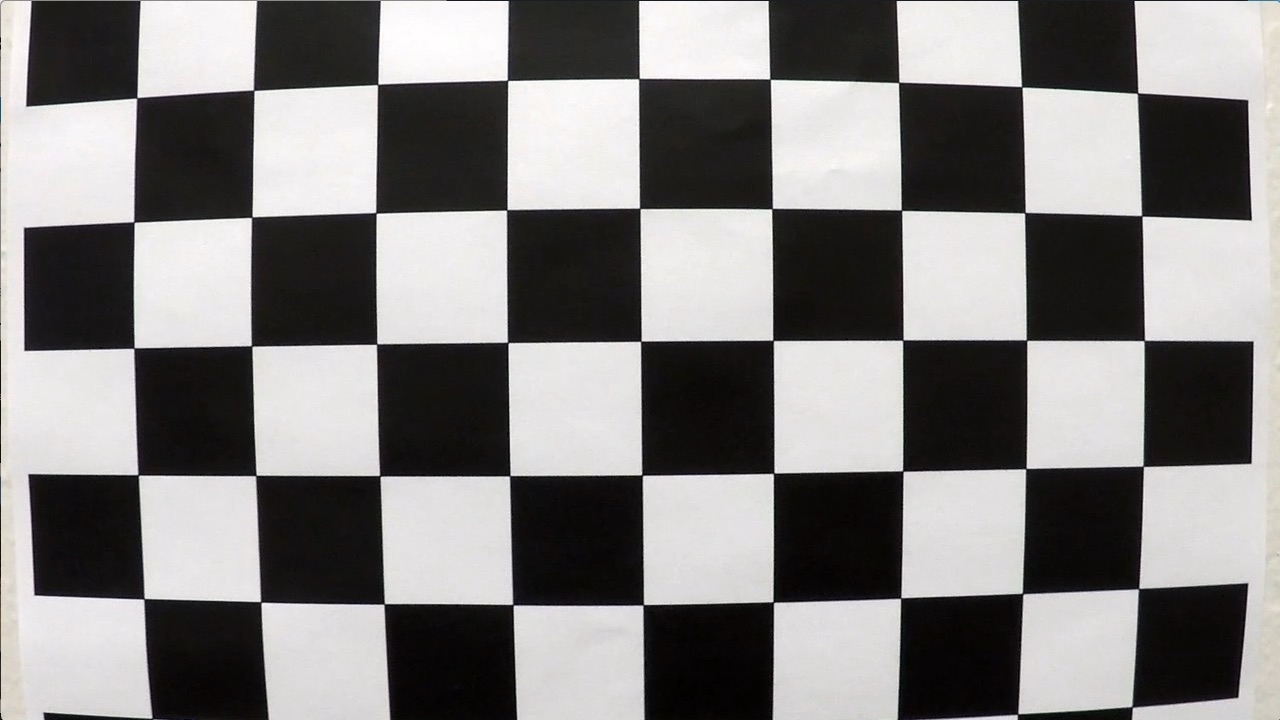
#> input picture camera_cal/calibration1.jpg, 1280 x 720 px; its folder holds only this picture in this run; the run also reads 1 picture not shown here
$ jupyter execute --allow-errors P4.ipynb   (shell and % lines are left out)   (older library calls are emulated)
#> lines starting #> are read from the running program, lines starting #| are printed output that depends on the picture; after the words box and inside, x2 and y2 are one past the last pixel; in counts of white or black regions, pixels touching at a corner belong together
## Advanced Lane Finding Project

The goals / steps of this project are the following:

* Compute the camera calibration matrix and distortion coefficients given a set of chessboard images.
* Apply a distortion correction to raw images.
* Use color transforms, gradients, etc., to create a thresholded binary image.
* Apply a perspective transform to rectify binary image ("birds-eye view").
* Detect lane pixels and fit to find the lane boundary.
* Determine the curvature of the lane and vehicle position with respect to center.
* Warp the detected lane boundaries back onto the original image.
* Output visual display of the lane boundaries and numerical estimation of lane curvature and vehicle position.

---
## First, I'll compute the camera calibration using chessboard images, and extract the object points and images points

## Compute camera calibration and distortion correction for chessboard images

[cell 1]
import numpy as np
import cv2
import glob
import matplotlib.pyplot as plt

# prepare object points, like (0,0,0), (1,0,0), (2,0,0) ....,(6,5,0)
nx=9
ny=6
objp = np.zeros((nx*ny,3), np.float32)
objp[:,:2] = np.mgrid[0:nx,0:ny].T.reshape(-1,2)

# Arrays to store object points and image points from all the images.
objpoints = [] # 3d points in real world space
imgpoints = [] # 2d points in image plane.

# Make a list of calibration images
images = glob.glob('../camera_cal/calibration*.jpg')

# Step through the list and search for chessboard corners
for fname in images:
    img = cv2.imread(fname)
#> img is the input picture: shape (720, 1280, 3); mean B, G, R 127.8, 128.4, 130.1
    gray = cv2.cvtColor(img,cv2.COLOR_BGR2GRAY)

    # Find the chessboard corners
    ret, corners = cv2.findChessboardCorners(gray, (9,6),None)
#> ret = False; corners = None


    # If found, add object points, image points
    if ret == True:
        objpoints.append(objp)
        imgpoints.append(corners)
        #ret, mtx, dist, rvecs, tvecs = cv2.calibrateCamera(objpoints, imgpoints, gray.shape[::-1], None, None)

        # Draw and display the corners
        img = cv2.drawChessboardCorners(img, (9,6), corners, ret)
        cv2.imshow('img',img)
        cv2.waitKey(500)

cv2.destroyAllWindows()

## Undistort and unwarp the images using camera calibration and perspective transform for Chessboards

[cell 2]
import numpy as np
import cv2
import glob
import matplotlib.pyplot as plt

# prepare object points, like (0,0,0), (1,0,0), (2,0,0) ....,(6,5,0)
nx=9
ny=6
objp = np.zeros((nx*ny,3), np.float32)
objp[:,:2] = np.mgrid[0:nx,0:ny].T.reshape(-1,2)

# Arrays to store object points and image points from all the images.
objpoints = [] # 3d points in real world space
imgpoints = [] # 2d points in image plane.

# Make a list of calibration images
images = glob.glob('../camera_cal/calibration*.jpg')
#> (the rest of this cell did not finish here and is left out)

[cell 3]
thresh_grad_min = 50
thresh_grad_max = 200
color_thre_min, color_thre_max=130, 255
## Define Color & gradients function
# [24 lines left out: function color_threshold, not called in this run]
#> (the rest of this cell did not finish here and is left out)

# Pipeline for Lane detection on images

### Define all functions

## Apply Camera calibration, distortion correction, color&gradients threshold and perspective transforms to the raw testing images

[cell 4]
import numpy as np
import cv2
import glob
import matplotlib.pyplot as plt
## Apply Camera calibration, distortion correction
# [32 lines left out: function camera_calibration, not called in this run]
## Apply Camera calibration, distortion correction
def undistortion(img):
# Arrays to store object points and image points from all the images.
    objpoints = np.load('objpoints.npy') # 3d points in real world space
    imgpoints = np.load('imgpoints.npy') # 2d points in image plane.
    shape=tuple(np.load('shape.npy'))
    ret, mtx, dist, rvecs, tvecs = cv2.calibrateCamera(objpoints, imgpoints,shape,None, None)
    undist=cv2.undistort(img, mtx, dist, None, mtx)
    return undist

# read an image from a folder
#img=mpimg.imread('solidYellowCurve2.jpg')
img=cv2.imread('../test_images/test5.jpg')
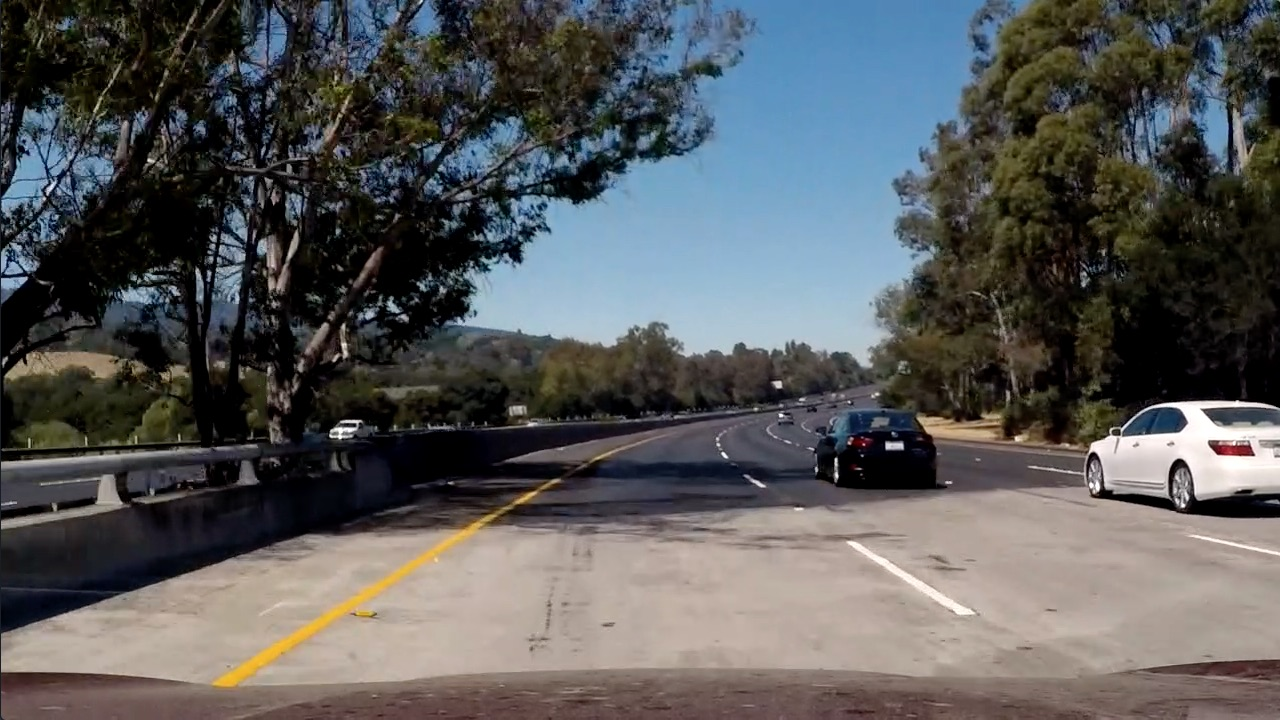
#> input picture test_images/test5.jpg, 1280 x 720 px
#> img is the input picture: shape (720, 1280, 3); mean B, G, R 89.8, 89.3, 88.5
b,g,r=cv2.split(img)
img=cv2.merge([r,g,b])
original_img=img
# print out some info about this image
#img=cv2.cvtColor(img, cv2.COLOR_BGR2RGB)
print ('This image is:', type(img),'with dimensions of',img.shape)
#| This image is: <class 'numpy.ndarray'> with dimensions of (720, 1280, 3)

# transform from color to gray scale
img_gray=cv2.cvtColor(img,cv2.COLOR_RGB2GRAY) #mpimg loads image as RGB
dst=undistortion(img)
#> (reads examples/objpoints.npy from the repository)
#> (reads examples/imgpoints.npy from the repository)
#> (reads examples/shape.npy from the repository)
f, (ax1, ax2)=plt.subplots(1,2, figsize=(24,9))
f.tight_layout()
ax1.imshow(img)
ax1.set_title('Original Image', fontsize=30)
ax2.imshow(dst)
ax2.set_title('Undistorted Image', fontsize=30)

[cell 5]
## Perspective transform
## Define the function for image unwarp
def warped_img(img):
    gray=cv2.cvtColor(img, cv2.COLOR_RGB2GRAY)
    img_size=(gray.shape[1],gray.shape[0])
    src=np.float32([[580,460],[700,460],[1040,680],[260,680]])
    #src=np.float32([[580,460],[700,460],[1200,720],[200,720]])
    dst = np.array([[200, 0], [1000, 0], [1000, img.shape[0]], [200, img.shape[0]]], np.float32)
# Given src and dst points, calculate the perspective transform matrix
    M = cv2.getPerspectiveTransform(src, dst)
    Minv = cv2.getPerspectiveTransform(dst, src)
# Warp the image using OpenCV warpPerspective()
    warped = cv2.warpPerspective(img, M, img_size)
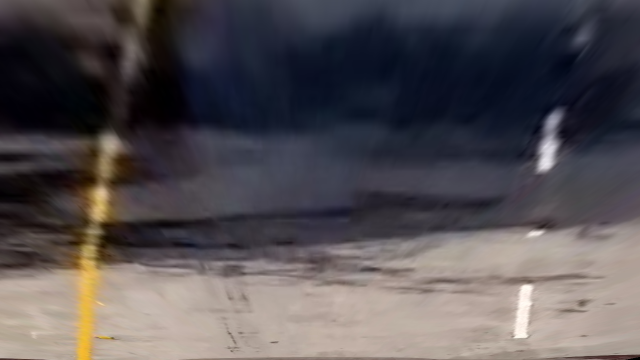
#> warped: shape (720, 1280, 3) (shown at 1/2 size); mean R, G, B 84.9, 79.7, 82.9
    return warped, M, Minv
img_warped, M, Minv=warped_img(img)
#> M = [[-0.635, -1.4, 993.1], [-1.75e-15, -2.03, 931.9], [-2.37e-18, -0.00238, 1]]; Minv = [[0.15, -0.75, 550], [0, -0.494, 460], [0, -0.00118, 1]]

f, (ax1, ax2)=plt.subplots(1,2, figsize=(24,9))
f.tight_layout()
ax1.imshow(img)
ax1.set_title('Original Image', fontsize=30)
ax2.imshow(img_warped)
ax2.set_title('Warped image', fontsize=30)

[cell 6]
thresh_grad_min = 20
thresh_grad_max = 200
## Define Color & gradients function
def color_threshold(img, thresh_grad_min, thresh_grad_max):
#> called with thresh_grad_min = 20, thresh_grad_max = 200
    hls=cv2.cvtColor(img, cv2.COLOR_RGB2HLS)
#> hls: shape (720, 1280, 3); mean of channels 0, 1, 2 80.2, 83.6, 57.6
    s_channel=hls[:,:,2]
    h_channel=hls[:,:,0]
    l_channel=hls[:,:,1]
    gray=cv2.cvtColor(img, cv2.COLOR_RGB2GRAY)
    hsv=cv2.cvtColor(img, cv2.COLOR_RGB2HLS)

    ## Sobelx
    sobelx = cv2.Sobel(s_channel, cv2.CV_64F, 1, 0) # Take the derivative in x
    abs_sobelx = np.absolute(sobelx) # Absolute x derivative to accentuate lines away from horizontal

    ## Sobely
    sobely = cv2.Sobel(s_channel, cv2.CV_64F, 0, 1) # Take the derivative in y
    abs_sobely = np.absolute(sobely) # Absolute x derivative to accentuate lines away from horizontal
    mag=np.sqrt(sobelx**2+sobely**2)
    scaled_sobel = np.uint8(255*mag/np.max(mag))
    # Threshold xy gradient
    sxybinary = np.zeros_like(scaled_sobel)
    sxybinary[(scaled_sobel >= thresh_grad_min) & (scaled_sobel <= thresh_grad_max)] = 1

    # detecting yellows using hsv color space
    yellow_low=np.array([0,100,100], np.uint8)
    yellow_high=np.array([50, 255, 255], np.uint8)
    mask_yellow=cv2.inRange(hsv, yellow_low, yellow_high)
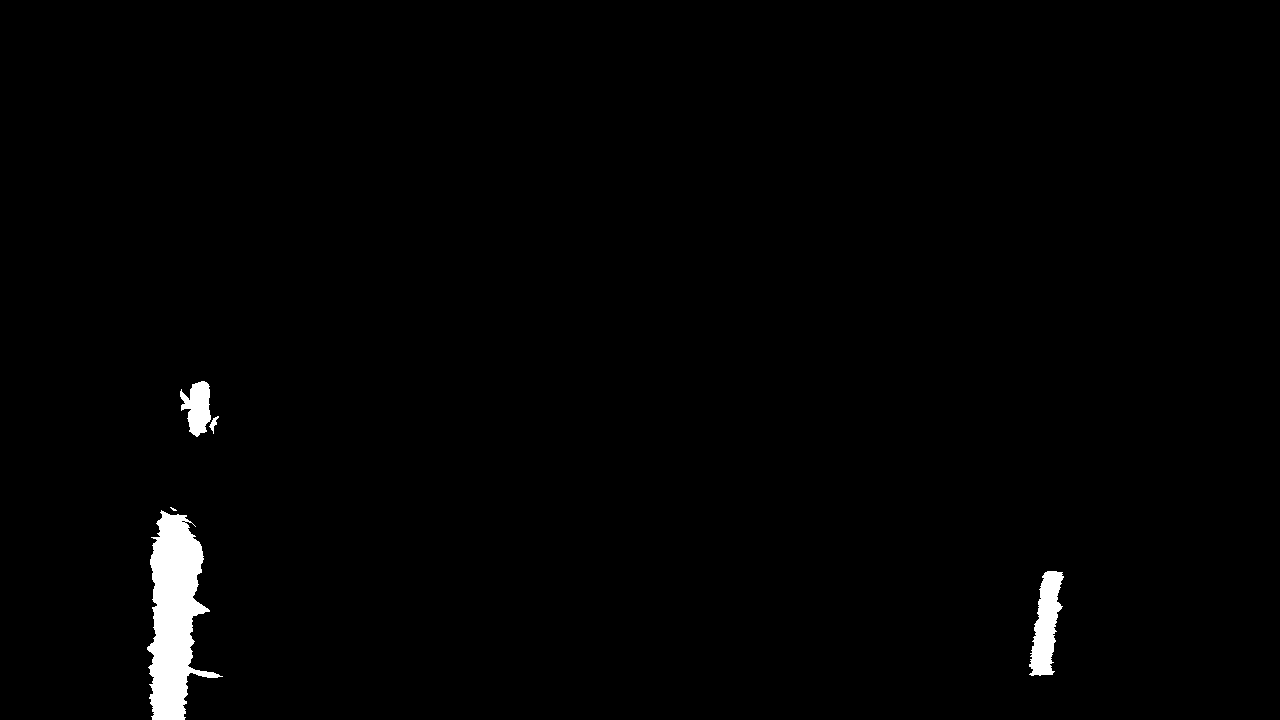
#> mask_yellow: shape (720, 1280); 1.3% white; 5 white regions (1 under 20 px), largest, box (x1, y1, x2, y2) and area: (147, 510, 223, 720) 8459, (1029, 571, 1064, 676) 2132, (180, 381, 211, 437) 1117, (209, 416, 219, 434) 67

    # detecting white using hsv color space
    white_low=np.array([20, 0, 200], np.uint8)
    white_high=np.array([255, 80, 255], np.uint8)
    mask_white=cv2.inRange(hsv, white_low, white_high)
#> mask_white: shape (720, 1280); 1.2% white; 35 white regions (24 under 20 px), largest, box (x1, y1, x2, y2) and area: (0, 180, 199, 251) 6581, (262, 154, 370, 245) 3295, (1118, 116, 1147, 145) 431
    mask=cv2.bitwise_or(mask_yellow, mask_white)
#> mask: shape (720, 1280); 2.5% white; 40 white regions (25 under 20 px), largest, box (x1, y1, x2, y2) and area: (147, 510, 223, 720) 8459, (0, 180, 199, 251) 6581, (262, 154, 370, 245) 3295

    # detecting edge using color threshold in s_channel
    #color_thre_min=145
    #color_thre_max=200
    #s_binary=np.zeros_like(s_channel)
    #s_binary[(s_channel>=color_thre_min)&(s_channel<color_thre_max)]=1
    # detecting shadowness and brightness change
    color_thre_min=145
    color_thre_max=200
    lab=cv2.cvtColor(img, cv2.COLOR_RGB2LAB)
#> lab: shape (720, 1280, 3); mean of channels 0, 1, 2 84.7, 131.4, 126.2
    b_channel=lab[:,:,2]
    b_binary=np.zeros_like(b_channel)
    b_binary[(b_channel>=color_thre_min)&(s_channel<color_thre_max)]=1


    # stack each channel to an image to see the contribution of individual channels
    #color_binary = np.dstack(( np.zeros_like(sxybinary), sxybinary, mask)) * 255
    # combine three binary thresholds
    combined_binary=np.zeros_like(sxybinary)
    combined_binary[(sxybinary==1)|(mask==1)|(b_binary==1)]=1
    return  combined_binary

out=color_threshold(img_warped, thresh_grad_min, thresh_grad_max)
#> out: shape (720, 1280); values 0 (black) and 1 (white), 4.5% white; 232 white regions (184 under 20 px), largest, box (x1, y1, x2, y2) and area: (126, 297, 264, 720) 25166, (0, 161, 217, 269) 6346, (257, 134, 374, 251) 2884

f, (ax1, ax2)=plt.subplots(1,2, figsize=(24,9))
f.tight_layout()
ax1.imshow(img_warped)
ax1.set_title('warped Image', fontsize=30)
ax2.imshow(out, cmap='gray')
ax2.set_title('gradient threshold', fontsize=30)

[cell 7]
## Define the function of detecting lane lines

def find_lines(binary):
    # calculate the current base leftx and rightx pixels location
    image_height=binary.shape[0]
    image_width=binary.shape[1]
    histogram=np.sum(binary[binary.shape[0]//2:,:], axis=0)
    midpoint=np.int(binary.shape[1]//2)
    leftx_base=np.argmax(histogram[:midpoint])           # define the base left lanes location
    rightx_base=np.argmax(histogram[midpoint:])+midpoint  # define the base right lanes location
    leftx_current=leftx_base
    rightx_current=rightx_base
    out_img=np.dstack((binary, binary, binary))
    # nonzero x & y locations
    nonzerox=np.array(binary.nonzero()[1])
    nonzeroy=np.array(binary.nonzero()[0])
    # left and right lane lines indices
    leftx_ind, rightx_ind=[],[]
    # Hyper parameters for windows
    nwindow=9
    margin=100
    minpxl=50

    for window in range(nwindow):
        # define the parameters of windwos on image
        win_height=np.int(image_height//nwindow)
        win_y_low=image_height-(window+1)*win_height
        win_y_high=image_height-window*win_height
        win_left_low=leftx_current-margin
        win_left_high=leftx_current+margin
        win_right_low=rightx_current-margin
        win_right_high=rightx_current+margin

        # identify the nonzero pixels within the window
        detected_leftx_ind=((nonzeroy >= win_y_low) & (nonzeroy < win_y_high) &
        (nonzerox >= win_left_low) &  (nonzerox < win_left_high)).nonzero()[0]

        detected_rightx_ind=((nonzeroy >= win_y_low) & (nonzeroy < win_y_high) &
        (nonzerox >= win_right_low) &  (nonzerox < win_right_high)).nonzero()[0]

        if len(detected_leftx_ind)>minpxl:
            leftx_current=np.int(np.mean(nonzerox[detected_leftx_ind]))
        if len(detected_rightx_ind)>minpxl:
            rightx_current=np.int(np.mean(nonzerox[detected_rightx_ind]))
        leftx_ind.append(detected_leftx_ind)
        rightx_ind.append(detected_rightx_ind)
    try:
        leftx_ind=np.concatenate(leftx_ind)
        rightx_ind=np.concatenate(rightx_ind)
    except ValueErrors:

        pass

    leftx=nonzerox[leftx_ind]
    rightx=nonzerox[rightx_ind]
    lefty=nonzeroy[leftx_ind]
    righty=nonzeroy[rightx_ind]
    # Fit a second order polynomial to each using `np.polyfit`
    left_fit = np.polyfit(lefty, leftx, 2)
    right_fit = np.polyfit(righty, rightx, 2)
    # Generate x and y values for plotting
    ploty = np.linspace(0, binary.shape[0]-1, binary.shape[0] )
    try:
        left_fitx = left_fit[0]*ploty**2 + left_fit[1]*ploty + left_fit[2]
        right_fitx = right_fit[0]*ploty**2 + right_fit[1]*ploty + right_fit[2]
    except TypeError:
        # Avoids an error if `left` and `right_fit` are still none or incorrect
        print('The function failed to fit a line!')
        left_fitx = 1*ploty**2 + 1*ploty
        right_fitx = 1*ploty**2 + 1*ploty

    return left_fitx, right_fitx, ploty

def region_of_interest(img, vertices):
    """
    Applies an image mask.

    Only keeps the region of the image defined by the polygon
    formed from `vertices`. The rest of the image is set to black.
    """
    #defining a blank mask to start with
    mask = np.zeros_like(img)

    #defining a 3 channel or 1 channel color to fill the mask with depending on the input image
    if len(img.shape) > 2:
        channel_count = img.shape[2]  # i.e. 3 or 4 depending on your image
        ignore_mask_color = (255,) * channel_count
    else:
        ignore_mask_color = 255

    #filling pixels inside the polygon defined by "vertices" with the fill color
    cv2.fillPoly(mask, vertices, ignore_mask_color)

    #returning the image only where mask pixels are nonzero
    masked_image = cv2.bitwise_and(img, mask)
    return masked_image

# define polynomial function of lane lines

def polynomial_fit(binary, Minv, left_fitx, right_fitx, ploty):

    # Create an image to draw the lines on
    warp_zero = np.zeros_like(binary).astype(np.uint8)
    color_warp = np.dstack((warp_zero, warp_zero, warp_zero))

    # Recast the x and y points into usable format for cv2.fillPoly()
    pts_left = np.array([np.transpose(np.vstack([left_fitx, ploty]))])
    pts_right = np.array([np.flipud(np.transpose(np.vstack([right_fitx, ploty])))])
    pts = np.hstack((pts_left, pts_right))

    # Draw the lane onto the warped blank image
    cv2.fillPoly(color_warp, np.int_([pts]), (0,255, 0))
    # Warp the blank back to original image space using inverse perspective matrix (Minv)
    newwarp = cv2.warpPerspective(color_warp, Minv, (binary.shape[1], binary.shape[0]))


    ## Visualization ##
    # Colors in the left and right lane regions
    #out_img[lefty, leftx] = [255, 0, 0]
    #out_img[righty, rightx] = [0, 0, 255]

    # Plots the left and right polynomials on the lane lines
    #plt.plot(left_fitx, ploty, color='yellow')
    #plt.plot(right_fitx, ploty, color='yellow')
    return newwarp

def curvature_cal(binary):
    # Find our lane pixels first
    leftx, rightx, ploty = find_lines(binary)
    # covert x, y from pixels to meters
    ym_per_pix = 30/720 # meters per pixel in y dimension
    xm_per_pix = 3.7/700 # meters per pixel in x dimension

    image_height=binary.shape[0]
    image_width=binary.shape[1]
    histogram=np.sum(binary[binary.shape[0]//2:,:], axis=0)
    midpoint=np.int(binary.shape[1]//2)
    leftx_base=np.argmax(histogram[:midpoint])           # define the base left lanes location
    rightx_base=np.argmax(histogram[midpoint:])+midpoint  # define the base right lanes location
    lane_center=np.int((leftx_base+rightx_base)//2)
    img_center=np.int(image_width//2)
    Veh_pos=np.float32((img_center-lane_center)*xm_per_pix)  # calculate the vehicel position, left '-', right off center '+'

    # Fit a second order polynomial to each using `np.polyfit`
    left_fit_cr = np.polyfit(ploty*ym_per_pix, leftx*xm_per_pix, 2)
    right_fit_cr = np.polyfit(ploty*ym_per_pix, rightx*xm_per_pix, 2)

    # Generate x and y values for plotting
    y_eval=np.max(ploty)
    left_curverad = ((1 + (2*left_fit_cr[0]*y_eval*ym_per_pix + left_fit_cr[1])**2)**1.5) / np.absolute(2*left_fit_cr[0])
    right_curverad = ((1 + (2*right_fit_cr[0]*y_eval*ym_per_pix + right_fit_cr[1])**2)**1.5) / np.absolute(2*right_fit_cr[0])
    lane_curverad=(left_curverad+right_curverad)/2

    return lane_curverad, Veh_pos

warped_binary=color_threshold(img_warped, thresh_grad_min, thresh_grad_max)

f, (ax1, ax2)=plt.subplots(1,2, figsize=(24,9))
f.tight_layout()
ax1.imshow(img_warped)
ax1.set_title('Warped Image', fontsize=30)
ax2.imshow(warped_binary, cmap='gray')
ax2.set_title('warped binary', fontsize=30)

[cell 8]
def process_image(img):
    # [5 lines of commented-out code are left out]
    img_gray=cv2.cvtColor(img,cv2.COLOR_RGB2GRAY) #mpimg loads image as RGB
    # Apply Gaussian smoothing
    #kernel_size=5
    #blur_gray=cv2.GaussianBlur(img_gray,(kernel_size,kernel_size),0,0)
    # Undistort the image

    undistort_img=undistortion(img)
    #color & gradients threshold
    img_warped, perspective_M, Minv=warped_img(undistort_img)
#> in warped_img (call 2), `gray=cv2.cvtColor(img, cv2.COLOR_RGB2GRAY)`:
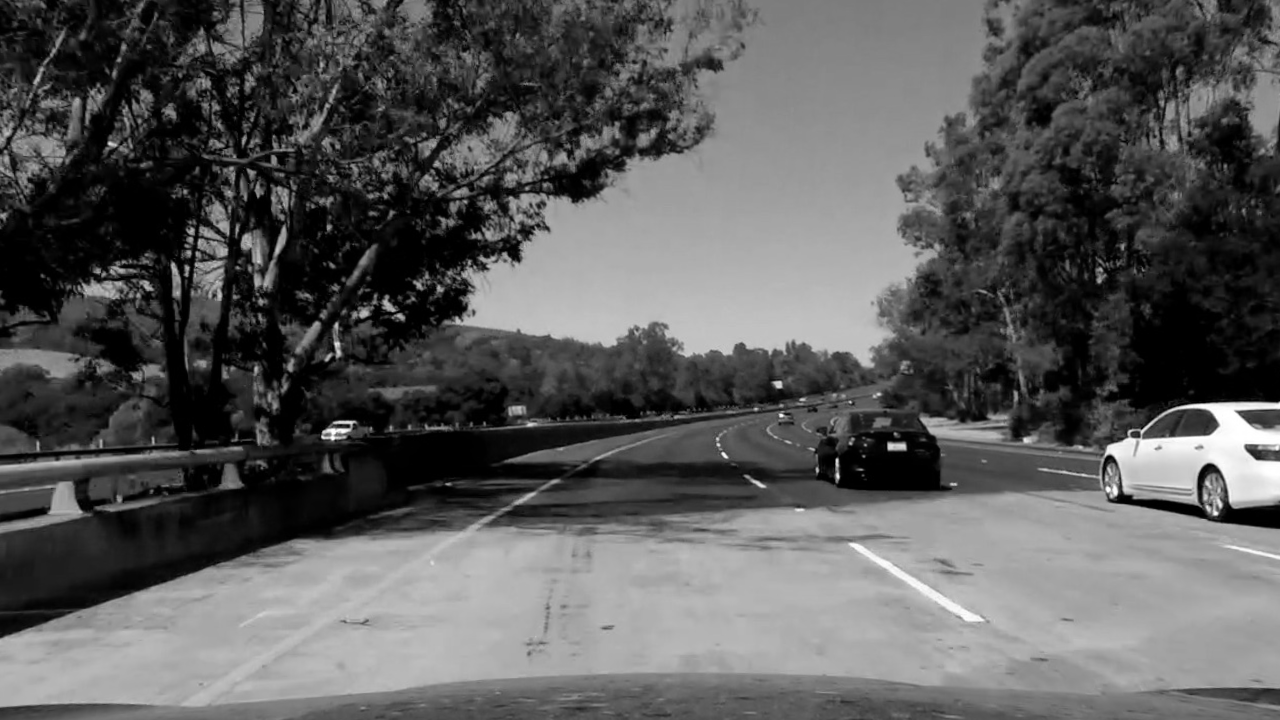
#> gray: shape (720, 1280); min 0, max 255, mean 90.4
#> perspective_M has the same summary as M outside process_image
#> (the rest of the program and of its run is left out)
